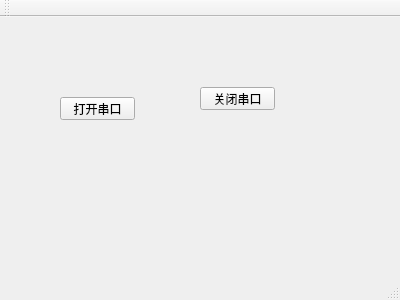
<?xml version="1.0" encoding="UTF-8"?>
<ui version="4.0">
 <class>MainWindow</class>
 <widget class="QMainWindow" name="MainWindow">
  <property name="geometry">
   <rect>
    <x>0</x>
    <y>0</y>
    <width>400</width>
    <height>300</height>
   </rect>
  </property>
  <property name="windowTitle">
   <string>MainWindow</string>
  </property>
  <widget class="QWidget" name="centralWidget">
   <widget class="QPushButton" name="pushButton">
    <property name="geometry">
     <rect>
      <x>60</x>
      <y>80</y>
      <width>75</width>
      <height>23</height>
     </rect>
    </property>
    <property name="text">
     <string>打开串口</string>
    </property>
   </widget>
   <widget class="QPushButton" name="pushButton_2">
    <property name="geometry">
     <rect>
      <x>200</x>
      <y>70</y>
      <width>75</width>
      <height>23</height>
     </rect>
    </property>
    <property name="text">
     <string>关闭串口</string>
    </property>
   </widget>
  </widget>
  <widget class="QMenuBar" name="menuBar">
   <property name="geometry">
    <rect>
     <x>0</x>
     <y>0</y>
     <width>400</width>
     <height>23</height>
    </rect>
   </property>
  </widget>
  <widget class="QToolBar" name="mainToolBar">
   <attribute name="toolBarArea">
    <enum>TopToolBarArea</enum>
   </attribute>
   <attribute name="toolBarBreak">
    <bool>false</bool>
   </attribute>
  </widget>
  <widget class="QStatusBar" name="statusBar"/>
 </widget>
 <layoutdefault spacing="6" margin="11"/>
 <resources/>
 <connections/>
</ui>
